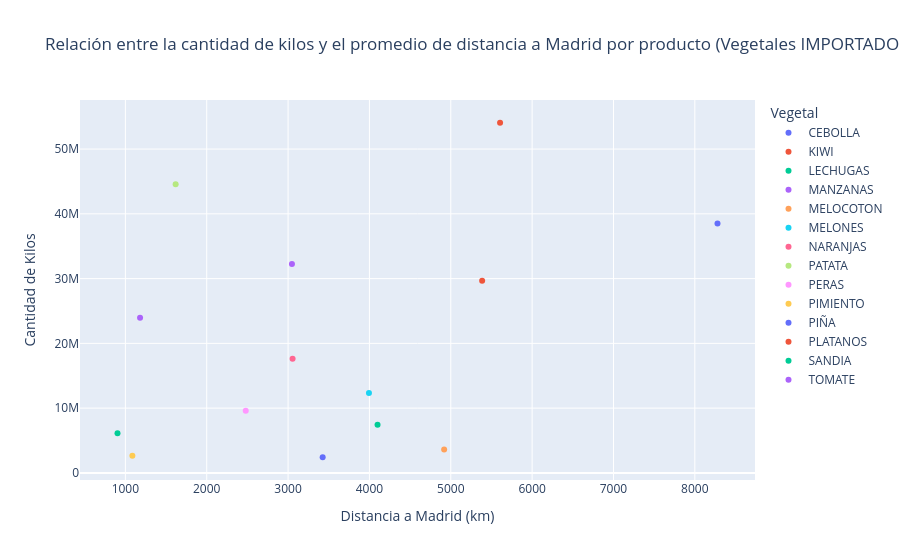

This figure's notebook cell:
### Code cell
import plotly.express as px

# Lista de vegetales de interés
vegetales = ["MELONES", "MELOCOTON", "SANDIA", "PATATA", "NARANJAS", "MANZANAS", 
             "PERAS", "TOMATE", "PLATANOS", "KIWI", "PIMIENTO", "LECHUGAS", "CEBOLLA","PIÑA"]

# Filtrar el DataFrame para incluir solo 'nacional_inter = RESTO' y vegetales de la lista
df_filtrado = df_vegetales_agg_nac_imp[
    (df_vegetales_agg_nac_imp["nacional_inter"] == "RESTO") & 
    (df_vegetales_agg_nac_imp["nueva_categoria"].isin(vegetales))
]

# Crear scatter plot con Plotly
fig = px.scatter(df_filtrado, 
                 x="distancia_madrid", 
                 y="kilos", 
                 color="nueva_categoria",  # Diferenciar por tipo de vegetal
                 hover_name="nueva_categoria",
                 title="Relación entre la cantidad de kilos y el promedio de distancia a Madrid por producto (Vegetales IMPORTADOS)",
                 labels={"distancia_madrid": "Distancia a Madrid (km)", "kilos": "Cantidad de Kilos", "nueva_categoria": "Vegetal"})

# Mostrar el gráfico interactivo
fig.show()

### Figure 1 — Plotly figure (JSON) as saved in the notebook; plotly's stock layout.template omitted (floating-point values rounded to 4 significant figures)
{"data": [{"hovertemplate": "<b>%{hovertext}</b><br><br>Vegetal=CEBOLLA<br>Distancia a Madrid (km)=%{x}<br>Cantidad de Kilos=%{y}<extra></extra>", "hovertext": ["CEBOLLA"], "legendgroup": "CEBOLLA", "marker": {"color": "#636efa", "symbol": "circle"}, "mode": "markers", "name": "CEBOLLA", "orientation": "v", "showlegend": true, "type": "scatter", "x": [3425.0], "xaxis": "x", "y": [2417337], "yaxis": "y"}, {"hovertemplate": "<b>%{hovertext}</b><br><br>Vegetal=KIWI<br>Distancia a Madrid (km)=%{x}<br>Cantidad de Kilos=%{y}<extra></extra>", "hovertext": ["KIWI"], "legendgroup": "KIWI", "marker": {"color": "#EF553B", "symbol": "circle"}, "mode": "markers", "name": "KIWI", "orientation": "v", "showlegend": true, "type": "scatter", "x": [5386.0], "xaxis": "x", "y": [29650372], "yaxis": "y"}, {"hovertemplate": "<b>%{hovertext}</b><br><br>Vegetal=LECHUGAS<br>Distancia a Madrid (km)=%{x}<br>Cantidad de Kilos=%{y}<extra></extra>", "hovertext": ["LECHUGAS"], "legendgroup": "LECHUGAS", "marker": {"color": "#00cc96", "symbol": "circle"}, "mode": "markers", "name": "LECHUGAS", "orientation": "v", "showlegend": true, "type": "scatter", "x": [903.3], "xaxis": "x", "y": [6111578], "yaxis": "y"}, {"hovertemplate": "<b>%{hovertext}</b><br><br>Vegetal=MANZANAS<br>Distancia a Madrid (km)=%{x}<br>Cantidad de Kilos=%{y}<extra></extra>", "hovertext": ["MANZANAS"], "legendgroup": "MANZANAS", "marker": {"color": "#ab63fa", "symbol": "circle"}, "mode": "markers", "name": "MANZANAS", "orientation": "v", "showlegend": true, "type": "scatter", "x": [3048.0], "xaxis": "x", "y": [32238107], "yaxis": "y"}, {"hovertemplate": "<b>%{hovertext}</b><br><br>Vegetal=MELOCOTON<br>Distancia a Madrid (km)=%{x}<br>Cantidad de Kilos=%{y}<extra></extra>", "hovertext": ["MELOCOTON"], "legendgroup": "MELOCOTON", "marker": {"color": "#FFA15A", "symbol": "circle"}, "mode": "markers", "name": "MELOCOTON", "orientation": "v", "showlegend": true, "type": "scatter", "x": [4919.0], "xaxis": "x", "y": [3623965], "yaxis": "y"}, {"hovertemplate": "<b>%{hovertext}</b><br><br>Vegetal=MELONES<br>Distancia a Madrid (km)=%{x}<br>Cantidad de Kilos=%{y}<extra></extra>", "hovertext": ["MELONES"], "legendgroup": "MELONES", "marker": {"color": "#19d3f3", "symbol": "circle"}, "mode": "markers", "name": "MELONES", "orientation": "v", "showlegend": true, "type": "scatter", "x": [3994.0], "xaxis": "x", "y": [12329623], "yaxis": "y"}, {"hovertemplate": "<b>%{hovertext}</b><br><br>Vegetal=NARANJAS<br>Distancia a Madrid (km)=%{x}<br>Cantidad de Kilos=%{y}<extra></extra>", "hovertext": ["NARANJAS"], "legendgroup": "NARANJAS", "marker": {"color": "#FF6692", "symbol": "circle"}, "mode": "markers", "name": "NARANJAS", "orientation": "v", "showlegend": true, "type": "scatter", "x": [3056.0], "xaxis": "x", "y": [17606961], "yaxis": "y"}, {"hovertemplate": "<b>%{hovertext}</b><br><br>Vegetal=PATATA<br>Distancia a Madrid (km)=%{x}<br>Cantidad de Kilos=%{y}<extra></extra>", "hovertext": ["PATATA"], "legendgroup": "PATATA", "marker": {"color": "#B6E880", "symbol": "circle"}, "mode": "markers", "name": "PATATA", "orientation": "v", "showlegend": true, "type": "scatter", "x": [1618.0], "xaxis": "x", "y": [44555676], "yaxis": "y"}, {"hovertemplate": "<b>%{hovertext}</b><br><br>Vegetal=PERAS<br>Distancia a Madrid (km)=%{x}<br>Cantidad de Kilos=%{y}<extra></extra>", "hovertext": ["PERAS"], "legendgroup": "PERAS", "marker": {"color": "#FF97FF", "symbol": "circle"}, "mode": "markers", "name": "PERAS", "orientation": "v", "showlegend": true, "type": "scatter", "x": [2479.0], "xaxis": "x", "y": [9601456], "yaxis": "y"}, {"hovertemplate": "<b>%{hovertext}</b><br><br>Vegetal=PIMIENTO<br>Distancia a Madrid (km)=%{x}<br>Cantidad de Kilos=%{y}<extra></extra>", "hovertext": ["PIMIENTO"], "legendgroup": "PIMIENTO", "marker": {"color": "#FECB52", "symbol": "circle"}, "mode": "markers", "name": "PIMIENTO", "orientation": "v", "showlegend": true, "type": "scatter", "x": [1086.0], "xaxis": "x", "y": [2658924], "yaxis": "y"}, {"hovertemplate": "<b>%{hovertext}</b><br><br>Vegetal=PIÑA<br>Distancia a Madrid (km)=%{x}<br>Cantidad de Kilos=%{y}<extra></extra>", "hovertext": ["PIÑA"], "legendgroup": "PIÑA", "marker": {"color": "#636efa", "symbol": "circle"}, "mode": "markers", "name": "PIÑA", "orientation": "v", "showlegend": true, "type": "scatter", "x": [8279.0], "xaxis": "x", "y": [38521188], "yaxis": "y"}, {"hovertemplate": "<b>%{hovertext}</b><br><br>Vegetal=PLATANOS<br>Distancia a Madrid (km)=%{x}<br>Cantidad de Kilos=%{y}<extra></extra>", "hovertext": ["PLATANOS"], "legendgroup": "PLATANOS", "marker": {"color": "#EF553B", "symbol": "circle"}, "mode": "markers", "name": "PLATANOS", "orientation": "v", "showlegend": true, "type": "scatter", "x": [5606.0], "xaxis": "x", "y": [54061518], "yaxis": "y"}, {"hovertemplate": "<b>%{hovertext}</b><br><br>Vegetal=SANDIA<br>Distancia a Madrid (km)=%{x}<br>Cantidad de Kilos=%{y}<extra></extra>", "hovertext": ["SANDIA"], "legendgroup": "SANDIA", "marker": {"color": "#00cc96", "symbol": "circle"}, "mode": "markers", "name": "SANDIA", "orientation": "v", "showlegend": true, "type": "scatter", "x": [4100.0], "xaxis": "x", "y": [7454354], "yaxis": "y"}, {"hovertemplate": "<b>%{hovertext}</b><br><br>Vegetal=TOMATE<br>Distancia a Madrid (km)=%{x}<br>Cantidad de Kilos=%{y}<extra></extra>", "hovertext": ["TOMATE"], "legendgroup": "TOMATE", "marker": {"color": "#ab63fa", "symbol": "circle"}, "mode": "markers", "name": "TOMATE", "orientation": "v", "showlegend": true, "type": "scatter", "x": [1181.0], "xaxis": "x", "y": [23944615], "yaxis": "y"}], "layout": {"legend": {"title": {"text": "Vegetal"}, "tracegroupgap": 0}, "title": {"text": "Relación entre la cantidad de kilos y el promedio de distancia a Madrid por producto (Vegetales IMPORTADOS)"}, "xaxis": {"anchor": "y", "domain": [0, 1], "title": {"text": "Distancia a Madrid (km)"}}, "yaxis": {"anchor": "x", "domain": [0, 1], "title": {"text": "Cantidad de Kilos"}}}}
